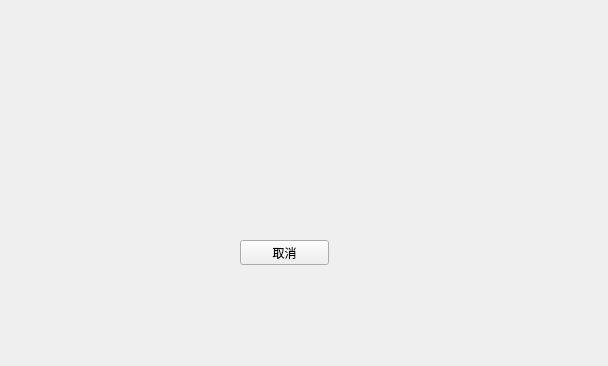
<?xml version="1.0" encoding="UTF-8"?>
<ui version="4.0">
 <class>MatchingWindow</class>
 <widget class="QWidget" name="MatchingWindow">
  <property name="geometry">
   <rect>
    <x>0</x>
    <y>0</y>
    <width>608</width>
    <height>366</height>
   </rect>
  </property>
  <property name="windowTitle">
   <string>Form</string>
  </property>
  <widget class="QPushButton" name="pushButton_exit">
   <property name="geometry">
    <rect>
     <x>240</x>
     <y>240</y>
     <width>89</width>
     <height>25</height>
    </rect>
   </property>
   <property name="text">
    <string>取消</string>
   </property>
  </widget>
 </widget>
 <resources/>
 <connections/>
</ui>
